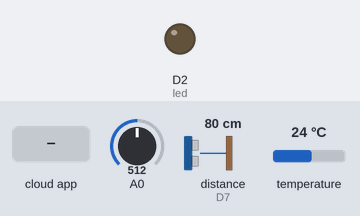
Bench run of a sketch on a simulated ESP8266 (NodeMCU). Parts: output pins drawn as LEDs (lit = HIGH). Wiring (inferred from the names in the program): ultrasonic range finder: trigger D6; echo D7. Inputs (shaded band) come from the test bench; at power-on: A0 = 512, distance to the obstacle (sensor on D7) 80 cm, temperature 24 °C. The echo pulse lasts 58.3 µs per cm; WiFi joins after 1.5 s; servers stay silent unless stated; the Firebase database answers and starts empty; pins used as bus, display or sensor lines are not drawn; what the sketch prints to the serial monitor is not drawn.

Above: at 4.7 s.
4.8 s: the phone or cloud app sets ROstart to 1
At 6.6 s:
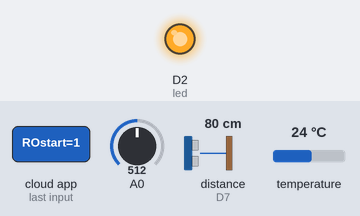
9.7 s: the phone or cloud app sets ROstart to 0
At 15.6 s:
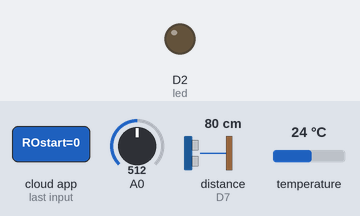
Timing chart, 0 to 17.1 s (numbered marks = the images above; inputs shaded):
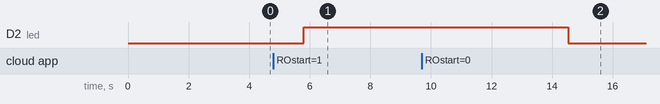

The sketch:

RO.ino
```cpp
#include <OneWire.h>
#include <DallasTemperature.h>
#include <FirebaseArduino.h>
#include <ESP8266WiFi.h>

#define SOUND_VELOCITY 0.034
#define CM_TO_INCH 0.393701

#define ONE_WIRE_BUS D5                          //D5 pin of nodemcu
OneWire oneWire(ONE_WIRE_BUS);
DallasTemperature sensors(&oneWire);

#define FIREBASE_HOST "aquaclear-****-default-rtdb.firebaseio.com"
#define FIREBASE_AUTH "****"
#define WIFI_SSID "****"
#define WIFI_PASSWORD "****"


int DSPIN = D5; // Dallas Temperature Sensor
int trigPin = D6;
int echoPin = D7;
int relay = D1;
int led = D2;
namespace pin {
const byte tds_sensor = A0;   // TDS Sensor
}

namespace device {
float aref = 3.3;
}

namespace sensor {
float ec = 0;
unsigned int tds = 0;
float ecCalibration = 1;
}

void setup() {
  Serial.begin(115200); // Dubugging on hardware Serial 0
  sensors.begin();
  pinMode(trigPin, OUTPUT); // Sets the trigPin as an Output
  pinMode(echoPin, INPUT); // Sets the echoPin as an Input
  pinMode(relay, INPUT);   //prevent relay from running continuously, output -> relay on, input -> relay on
  pinMode(led, OUTPUT);
  digitalWrite(led, LOW);

  WiFi.begin(WIFI_SSID, WIFI_PASSWORD);
  Serial.print("Connecting to ");
  Serial.print(WIFI_SSID);
  while (WiFi.status() != WL_CONNECTED) {
    Serial.print(".");
    delay(500);
  }

  Serial.println();
  Serial.print("Connected");
  Serial.print("IP Address: ");
  Serial.println(WiFi.localIP());                               //prints local IP address
  Firebase.begin(FIREBASE_HOST, FIREBASE_AUTH);
  //Firebase.set("status", 0);
  //Firebase.set("forcestart", 0);
  delay(2000);
}


void loop() {
  int level = getLevel();
  int tds = getTDS();
  sensors.requestTemperatures();
  int temp = sensors.getTempCByIndex(0);

  Serial.print("TDS:"); Serial.println(tds);
  Serial.print("Temperature:"); Serial.println(temp);
  Serial.print("");
  Serial.print("level:");
  Serial.println(level);

  Firebase.set("ROTDS", tds);
  Firebase.set("ROtemperature", temp);
  Firebase.set("ROwaterlevel", level);
  if (Firebase.failed()) {
    Serial.print("pushing /logs failed:");
    Serial.println(Firebase.error());
    return;
  }

  if(Firebase.getInt("ROstart") == 1) {
    if(level < 20) {
      if(Firebase.getInt("forceRO") == 1) {
        ROmode();
      }
      else {
        if(tds < 100) normalmode();
        else ROmode();
      }
    }
  }
  delay(3000);
}

void normalmode() {
  digitalWrite(led, LOW);
  int level = getLevel();
  int motorstatus = Firebase.getInt("ROstart");
  while(level < 100 && motorstatus) {
    if(Firebase.getInt("forceRO") == 1) {
      Firebase.set("ROMode", 1);
      ROmode();
    }
    int tds = getTDS();
    sensors.requestTemperatures();
    int temp = sensors.getTempCByIndex(0);
    Firebase.set("ROStatus", 1);
    Firebase.set("ROMode", 0);
    Firebase.set("ROwaterlevel", level);
    Firebase.set("ROTDS", tds);
    Firebase.set("ROtemperature", temp);

    pinMode(relay, OUTPUT);
    delay(4000);
    pinMode(relay, INPUT);
    delay(2000);

    level = getLevel();
    if(level > 90) {
      pinMode(relay, INPUT);
      Firebase.set("ROStatus", 0);
      break;
    }
    motorstatus = Firebase.getInt("ROstart");
  }
  pinMode(relay, INPUT);
  Firebase.set("ROStatus", 0);
}

void ROmode() {
  digitalWrite(led, HIGH);
  int level = getLevel();
  int motorstatus = Firebase.getInt("ROstart");
  while(level < 100 && motorstatus) {
    int tds = getTDS();
    sensors.requestTemperatures();
    int temp = sensors.getTempCByIndex(0);

    Firebase.set("ROStatus", 1);
    Firebase.set("ROMode", 1);
    Firebase.set("ROwaterlevel", level);
    Firebase.set("ROTDS", tds);
    Firebase.set("ROtemperature", temp);

    pinMode(relay, OUTPUT);
    delay(4000);
    pinMode(relay, INPUT);
    delay(2000);

    level = getLevel();
    if(level > 90) {
      pinMode(relay, INPUT);
      Firebase.set("ROStatus", 0);
      digitalWrite(led, LOW);
      break;
    }
    motorstatus = Firebase.getInt("ROstart");
  }
  pinMode(relay, INPUT);
  Firebase.set("ROStatus", 0);
  digitalWrite(led, LOW);
}


double getTDS() {
  //int waterTemp = TempRead();
  //waterTemp  = waterTemp*0.0625; // conversion accuracy is 0.0625 / LSB
  sensors.requestTemperatures();                // Send the command to get temperatures
  //Serial.println("Temperature is: ");
  //Serial.println(sensors.getTempCByIndex(0));   // Why "byIndex"? You can have more than one IC on the same bus. 0 refers to the first IC on the wire
  //delay(500);
  double waterTemp = sensors.getTempCByIndex(0);
  double rawEc = analogRead(pin::tds_sensor) * device::aref / 1024.0; // read the analog value more stable by the median filtering algorithm, and convert to voltage value
  double temperatureCoefficient = 1.0 + 0.02 * (waterTemp - 25.0); // temperature compensation formula: fFinalResult(25^C) = fFinalResult(current)/(1.0+0.02*(fTP-25.0));

  sensor::ec = (rawEc / temperatureCoefficient) * sensor::ecCalibration; // temperature and calibration compensation
  sensor::tds = (133.42 * pow(sensor::ec, 3) - 255.86 * sensor::ec * sensor::ec + 857.39 * sensor::ec) * 0.5; //convert voltage value to tds value

  //Serial.print(F("TDS:")); Serial.println(sensor::tds);
  //Serial.print(F("Temperature:")); Serial.println(waterTemp,2);
  //Serial.print(F(""));

  return sensor::tds;
}

int getLevel() {
  long duration;
  double distance;
  // Clears the trigPin
  digitalWrite(trigPin, LOW);
  delayMicroseconds(2);
  // Sets the trigPin on HIGH state for 10 micro seconds
  digitalWrite(trigPin, HIGH);
  delayMicroseconds(10);
  digitalWrite(trigPin, LOW);

  // Reads the echoPin, returns the sound wave travel time in microseconds
  duration = pulseIn(echoPin, HIGH);

  // Calculate the distance
  distance = duration * SOUND_VELOCITY/2;

  // Prints the distance on the Serial Monitor
  Serial.print("Distance (cm): ");
  Serial.println(distance);

  double level = 8.5 - distance;
  if(level < 0) level = 0;
  if(level > 4) level = 4;

  double normalized = ((level - 0)/4.0)*100;
  return normalized;
}
```

Measured:
- after the input at 4.8 s, D2 (led): LOW → HIGH after 1.0 s
- after the input at 9.7 s, D2 (led): HIGH → LOW after 4.8 s
